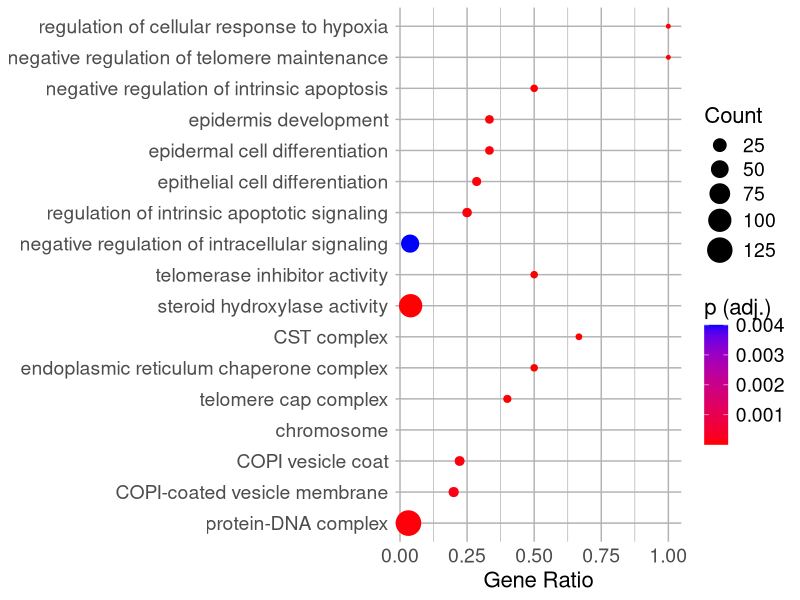

The R script that drew this image:
# Load required libraries
library(ggplot2)
library(dplyr)
library(readr)
library(stringr)

# Read topGO output CSV without column names and assign names explicitly
topgo_data <- read_csv("go_enrich_results/NW_022145594.1_39429440_42445994_GoEn1.csv", col_names = FALSE) # Replace with your file path

#Specifying GO terms to keep due to p-value adjustments and geneontology.com hierarchical structure
go_to_keep <- c("GO:1900037", "GO:0032205", "GO:2001243", "GO:0008544", "GO:0009913", "GO:0030855", "GO:0043124", "GO:2001242", "GO:1902532","GO:0010521","GO:0140313","GO:0140311","GO:0008395", "GO:1990879", "GO:0034663", "GO:0000782", "GO:0140445", "GO:0030126", "GO:0030663", "GO:0032993")

# Assign column names manually
colnames(topgo_data) <- c("GO", "GO_term", "Annotated", "Significant", "Expected", "classicFisher")

print(topgo_data)

# Preprocess data: calculate GeneRatio, assign sizes, and filter significant terms
topgo_filtered <- topgo_data %>%
  mutate(GeneRatio = as.numeric(Significant) / as.numeric(Annotated),       # Calculate GeneRatio
         Count = as.numeric(Annotated),                       # Use Significant as Count
         p.adjust = as.numeric(classicFisher)) %>%  # Ensure classicFisher is numeric
  #filter(p.adjust < 0.01) %>%                       # Filter significant GO terms
  #filter(Count < 500 & Count > 10) %>%
  arrange(p.adjust)                                 # Sort by p-value

topgo_filtered <- topgo_filtered[topgo_filtered$GO %in% go_to_keep, ]

print(nrow(topgo_filtered))

#order by GO in geneontology.com, BF, MF CC.
gos_kept <- rev(go_to_keep[go_to_keep %in% topgo_filtered$GO])

topgo_filtered <- topgo_filtered %>%
  mutate(GO = factor(GO, levels = topgo_filtered$GO[match(gos_kept, topgo_filtered$GO)])) %>%
  arrange(factor(GO, levels = gos_kept), desc(GeneRatio)) # Arrange by go_to_keep order, then by GeneRatio

#topgo_filtered$GO_term <- str_wrap(topgo_filtered$GO_term, width = 20)

# Make the dot plot
p <- ggplot(topgo_filtered, aes(x = GeneRatio,
                           y = GO, #reorder(GO_term, GeneRatio), # Reorder terms by GeneRatio
                           size = Count,
                           color = p.adjust)) +
  geom_point() +
  scale_y_discrete(labels = topgo_filtered$GO_term) +
  scale_color_gradient(low = "red", high = "blue",
                       name = "p (adj.)") +
  scale_size(range = c(1, 8), name = "Count") +
  labs(x = "Gene Ratio",
       y = NULL) +
  theme_minimal() +
  theme(
    plot.title = element_text(size = 20),   # Title font size
    axis.title.x = element_text(size = 16), # X-axis label font size
    axis.title.y = element_text(size = 16), # Y-axis label font size
    axis.text = element_text(size = 14),     # Axis tick label font size
    legend.title = element_text(size = 16),     # Legend title font size
    legend.text = element_text(size = 14),
    panel.grid.major = element_line(color = "gray70"), # Darker major grid lines
    panel.grid.minor = element_line(color = "gray70")
  )

#NOTE: some labels are cut off on the left side of the figure. This is because the csv files already have them cut off!
#Meaning that in order to make them look nice, you make to manually replace the entries in the csv file with the longer version of the label.
#E.g. hypo... to hypoxia!
#I've done this for inversion 2.

ggsave(
  filename = "inv2_GO_plot.pdf", # File name
  plot = p)

